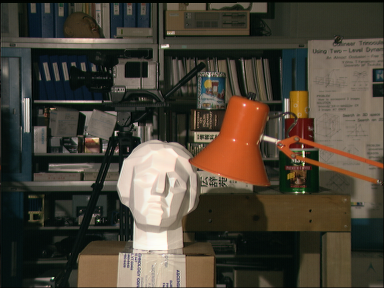
#> input picture data/imL.png, 384 x 288 px
$ python trw_s_2d_test.py
#> lines starting #> are read from the running program, lines starting #| are printed output that depends on the picture
#!env python
# -*- coding: utf-8 -*-
from __future__ import print_function
import os
import argparse
import skimage.io
import scipy.ndimage
import numpy as np
import matplotlib.pyplot as plt

# [25 lines left out: functions compute_energy, solve_local, not called in this run]

def solve_lbp(unary, pairwise, n_iter):
    # Loopy BP min-sum
    H, W, N_DISP = unary.shape
    L, R, U, D = 0, 1, 2, 3
    msg = np.zeros((H, W, N_DISP, 4), np.float32)

    for i in range(n_iter): # iter
        for idir in [L, U, R, D] if i % 2 == 0 else [U, R, D, L]:
            for k in range(N_DISP):
                min_val = np.zeros((H, W), np.float32) + 1e9
                for j in range(N_DISP):
                    val = unary[:, :, j] + pairwise[k, j]
                    if idir != L: val += np.concatenate([msg[:, [0], j, L], msg[:, :-1, j, L]], axis=1)
                    if idir != R: val += np.concatenate([msg[:, 1:, j, R], msg[:, [-1], j, R]], axis=1)
                    if idir != U: val += np.concatenate([msg[[0], :, j, U], msg[:-1, :, j, U]], axis=0)
                    if idir != D: val += np.concatenate([msg[1:, :, j, D], msg[[-1], :, j, D]], axis=0)
                    min_val = np.minimum(min_val, val)
                msg[:, :, k, idir] = min_val

    cost = unary + msg.sum(axis=3)
    return cost.argmin(axis=2)


Lbit, Rbit, Ubit, Dbit = 1, 2, 4, 8
# [48 lines left out: function solve_trw_s_with_ordering, not called in this run]

def reverse_ordering(ordering):
    return [(y, x, 0xf ^ dirbits) for (y, x, dirbits) in reversed(ordering)]

# [51 lines left out: functions visualize_ordering, solve_trw_s, solve_trw_s_line_parallel, not called in this run]


def trw_s_2d_stereo():
    parser = argparse.ArgumentParser()
    parser.add_argument('--shrink', type=int, default=1)
    parser.add_argument('--pairwise', default='linear')
    parser.add_argument('--coef', type=float, default=1.0)
    parser.add_argument('--method', default='LBP')
    parser.add_argument('--iter', type=int, default=2)
    parser.add_argument('--show-unary', action='store_true')
    args = parser.parse_args()

    # data load
    imL = skimage.io.imread('data/imL.png')
#> imL is the input picture: shape (288, 384, 3); mean R, G, B 74.7, 67.6, 55.3
    imR = skimage.io.imread('data/imR.png')
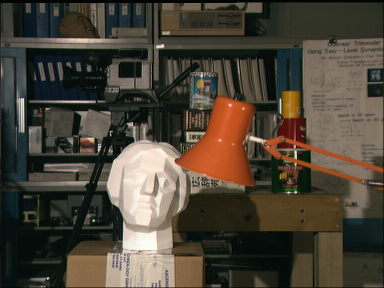
#> input picture data/imR.png, 384 x 288 px
#> imR is the input picture: shape (288, 384, 3); mean R, G, B 75.3, 67.9, 55.4
    BASE_DISP = 9
    N_DISP = 9
    STEP_SIZE = 2
    WINDOW_SIZE = 1
    if args.shrink == 2:
        imL = scipy.ndimage.zoom(imL, 1.0/args.shrink)
        imR = scipy.ndimage.zoom(imR, 1.0/args.shrink)
        BASE_DISP = 7
        N_DISP = 7
        STEP_SIZE = 1

    print(imL.shape, imL.dtype, imL.min(), imL.max())
#| (288, 384, 3) uint8 0 255
    H, W = imL.shape[:2]
#> H = 288; W = 384

    def compute_block_diff(L, R):
        if WINDOW_SIZE == 1:
            return np.abs(L - R).mean(axis=2)
        offy = WINDOW_SIZE/2
        offx = WINDOW_SIZE/2
        u = np.zeros(L.shape[:2], np.float32)
        for y in range(offy, H - offy):
            for x in range(offx, W - offx):
                u[y, x] = ((L[y - offy : y - offy + WINDOW_SIZE, x - offx : x - offx + WINDOW_SIZE] \
                        - R[y - offy : y - offy + WINDOW_SIZE, x - offx : x - offx + WINDOW_SIZE]) ** 2).mean()
        return u

    CACHE = 'cache.npz'
    if os.path.isfile(CACHE):
        f = np.load(CACHE)
        unary = f['unary']
    else:
        # data cost
        unary = np.zeros((H, W, N_DISP), np.float32)
        for idisp in range(N_DISP):
            disp = int((idisp - BASE_DISP) * STEP_SIZE)
            print(disp)
            if disp > 0:
                unary[:, :, idisp] = compute_block_diff(imL, np.concatenate([
                    imR[:, disp:, :],
                    imR[:, [-1]*abs(disp), :]], axis=1))
            elif disp < 0:
                unary[:, :, idisp] = compute_block_diff(imL, np.concatenate([
                    imR[:, [0]*abs(disp), :],
                    imR[:, :disp, :]], axis=1))
            else:
                unary[:, :, idisp] = compute_block_diff(imL, imR)
            if args.show_unary:
                plt.imshow(unary[:, :, idisp])
                plt.show()
        np.savez(CACHE, unary=unary)
    unary *= args.coef

    # pairwise cost
    if args.pairwise == 'Potts':
        pairwise = 1.0 - np.eye(N_DISP, dtype=np.float32)
    if args.pairwise == 'linear':
        pairwise = np.eye(N_DISP, dtype=np.float32)
        for y in range(N_DISP):
            for x in range(N_DISP):
                pairwise[y, x] = min(4, np.abs(y - x))

    # find MAP of the MRF
    if args.method == 'local':
        print('method: Local best')
        disp = solve_local(unary, pairwise)

    if args.method == 'LBP':
        print('method: Loopy Belief Propagation')
        disp = solve_lbp(unary, pairwise, args.iter)
#> after the loop in solve_lbp, `for i in range(n_iter):`:
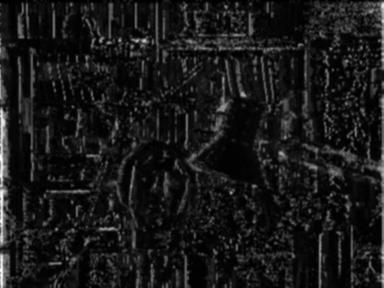
#> val: shape (288, 384) float32; min 3, max 19374.3, mean 1878.2; drawn with min black and max white
#> in solve_lbp, `return cost.argmin(axis=2)`:
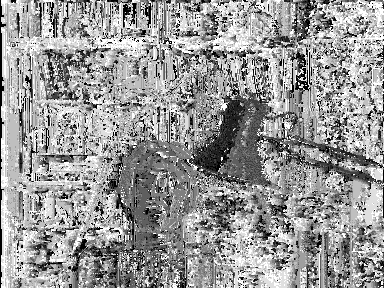
#> returned value: shape (288, 384) int64; min 0, max 8, mean 4.78; drawn with min black and max white

    if args.method == 'TRW-S':
        print('method: TRW-S')
        disp = solve_trw_s(unary, pairwise, args.iter)

    if args.method == 'TRW-L':
        print('method: TRW-L')
        disp = solve_trw_s_line_parallel(unary, pairwise, args.iter)

    #print('energy = {}'.format(compute_energy(unary, pairwise, disp)))

    fig, ax = plt.subplots(1, 1)
    ax.imshow(disp)
    fig.suptitle('method: {}'.format(args.method))
    fig.savefig('img_{}.png'.format(args.method))

def main():
    trw_s_2d_stereo()
    plt.show()

if __name__ == '__main__':
    main()
